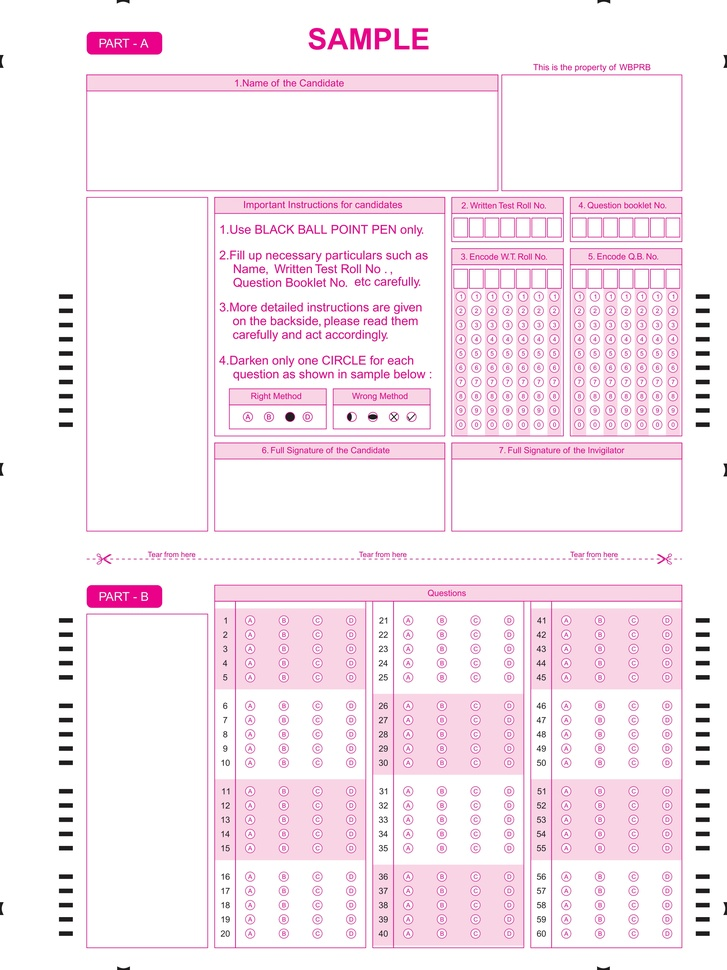
#> input picture images/60 Questions Omr sheet_page-0001.jpg, 727 x 970 px, shrunk from 2475 x 3300 before the run, given in place of corner.png, which was not available
$ python grading.py
#> lines starting #> are read from the running program, lines starting #| are printed output that depends on the picture; pictures that were not available may be replaced by others from this repository, and a replacement may not be noted
import cv2
import numpy as np

def find_all_instances_rotated_and_flipped(target_image_path, source_image_path, threshold=0.9, rotation_range=360, rotation_step=10):
    # Read the images
#> called with target_image_path = 'images/corner.png', source_image_path = 'images/omr-filled.jpg', threshold = 0.9, rotation_range = 360, rotation_step = 10
    target_image = cv2.imread(target_image_path, cv2.IMREAD_GRAYSCALE)
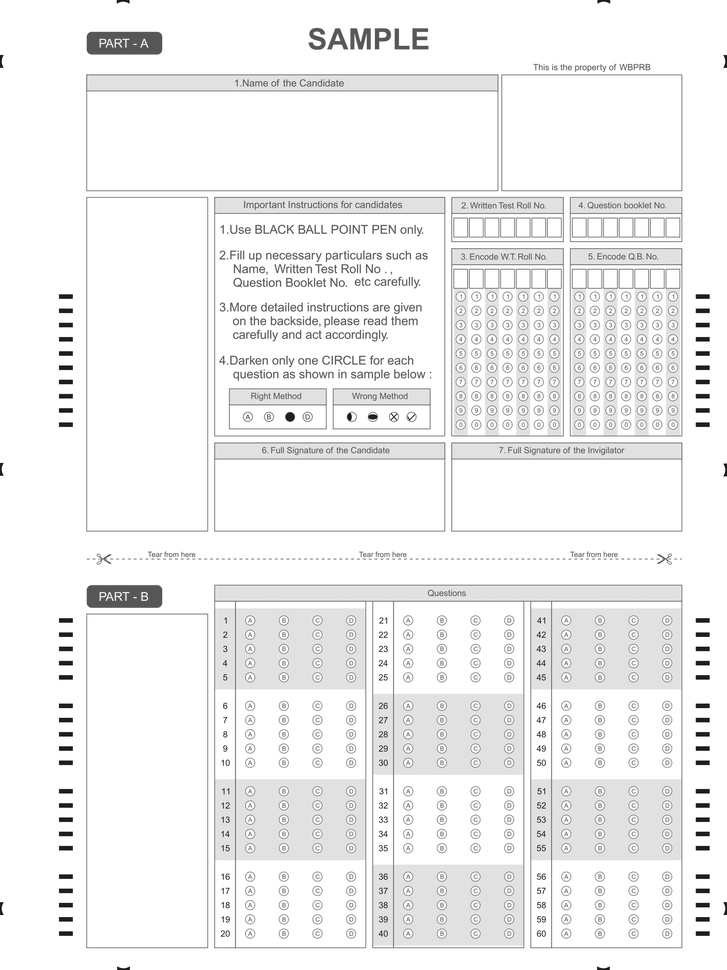
#> target_image: shape (970, 727); min 0, max 255, mean 240.7
    source_image = cv2.imread(source_image_path, cv2.IMREAD_GRAYSCALE)
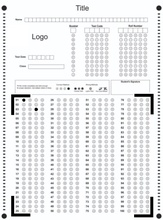
#> input picture images/omr-filled.jpg, 163 x 220 px, shrunk from 553 x 748 before the run
#> source_image: shape (220, 163); min 0, max 255, mean 235.8

    # Extract the width and height of the target image
    target_width, target_height = target_image.shape[::-1]
#> target_width = 727; target_height = 970

    # Iterate over rotation angles
    for angle in range(0, rotation_range, rotation_step):
        rotated_target_image = rotate_image(target_image, angle)

        # Check both original and flipped versions
        for flip in [False, True]:
            if flip:
                rotated_target_image = cv2.flip(rotated_target_image, 1)  # 1 means horizontal flip

            # Use the TM_CCOEFF_NORMED method for template matching
            result = cv2.matchTemplate(source_image, rotated_target_image, cv2.TM_CCOEFF_NORMED)

            # Find the locations where the correlation coefficient is above the threshold
            locations = np.where(result >= threshold)
            # Draw rectangles around all matches
            for loc in zip(*locations[::-1]):
                top_left = loc
                bottom_right = (top_left[0] + target_width, top_left[1] + target_height)
                print((top_left[0] + bottom_right[0]) / 2, (top_left[1] + bottom_right[1]) / 2)
                cv2.rectangle(source_image, top_left, bottom_right, 100, 2)
#> this loop made 36 passes
#> pass 2, in rotate_image (call 2), `rotated_image = cv2.warpAffine(image, rotation_matrix, (cols, rows))`:
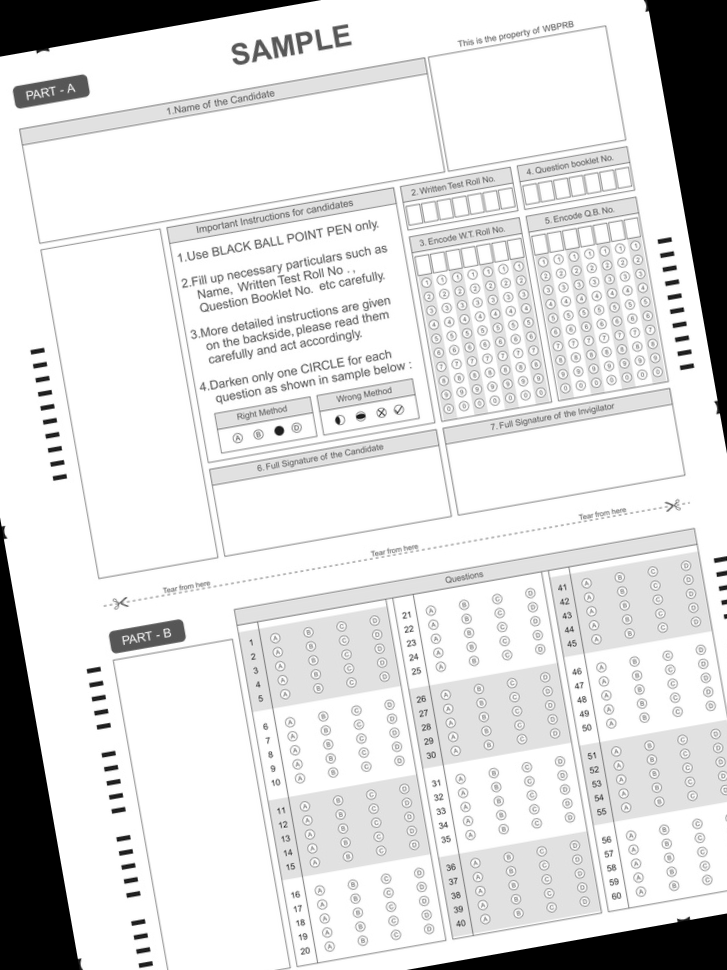
#> rotated_image: shape (970, 727); min 0, max 255, mean 221.6
#> pass 3, in rotate_image (call 3), `rotated_image = cv2.warpAffine(image, rotation_matrix, (cols, rows))`:
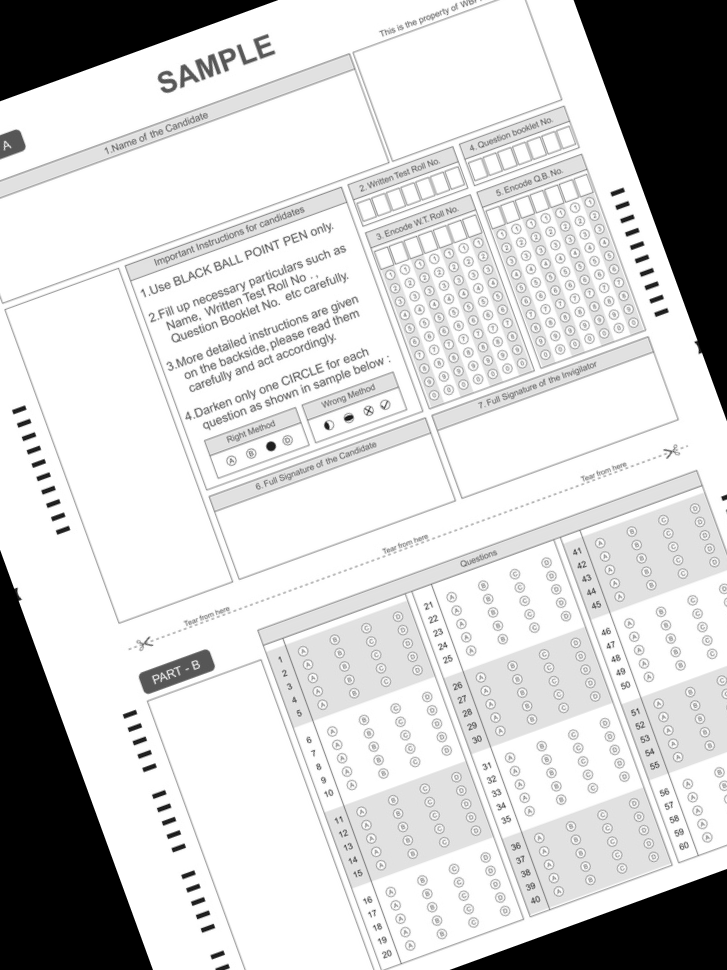
#> rotated_image: shape (970, 727); min 0, max 255, mean 208.5

    # Display the result
    cv2.imshow('Matching Result', source_image)
    cv2.waitKey(0)
    cv2.destroyAllWindows()

def rotate_image(image, angle):
    # Rotate the image by the specified angle
    rows, cols = image.shape
    rotation_matrix = cv2.getRotationMatrix2D((cols / 2, rows / 2), angle, 1)
    rotated_image = cv2.warpAffine(image, rotation_matrix, (cols, rows))
    return rotated_image

# Example usage
target_image_path = 'images/corner.png'
source_image_path = 'images/omr-filled.jpg'

find_all_instances_rotated_and_flipped(target_image_path, source_image_path)
